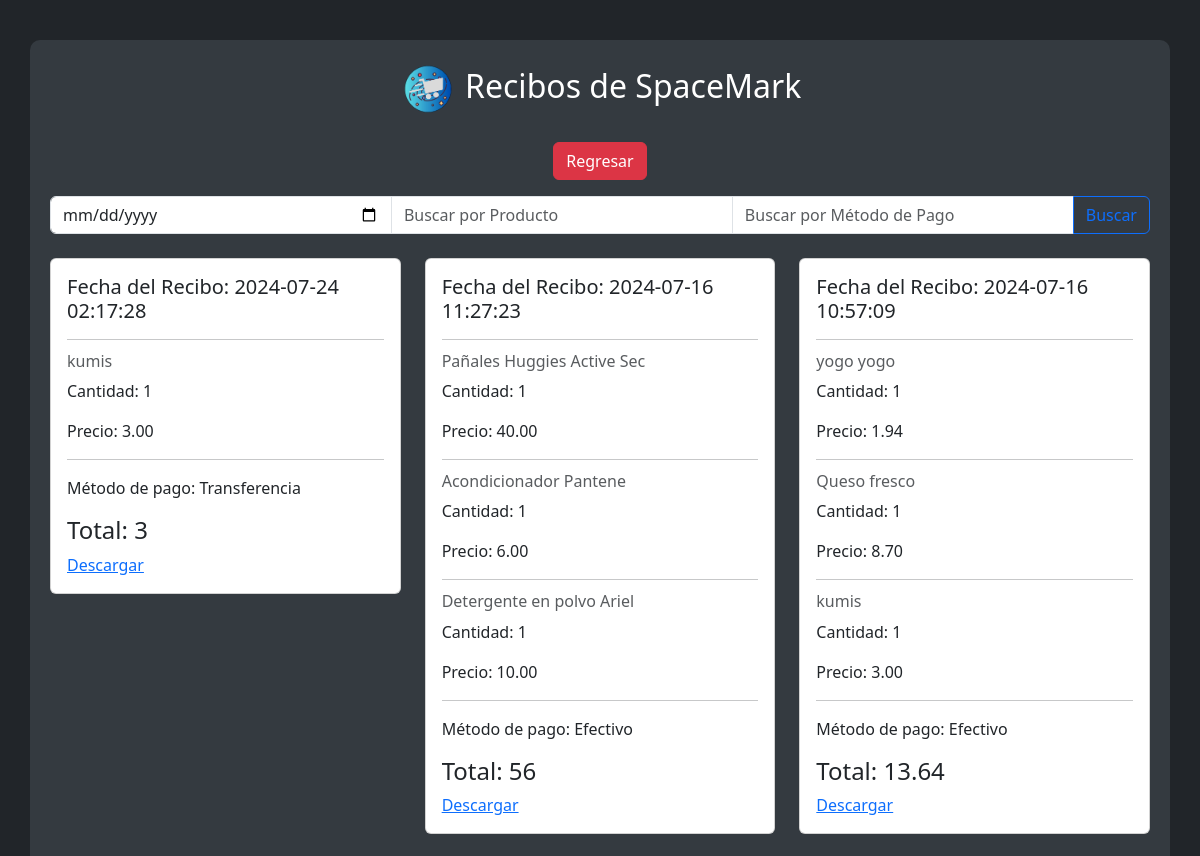
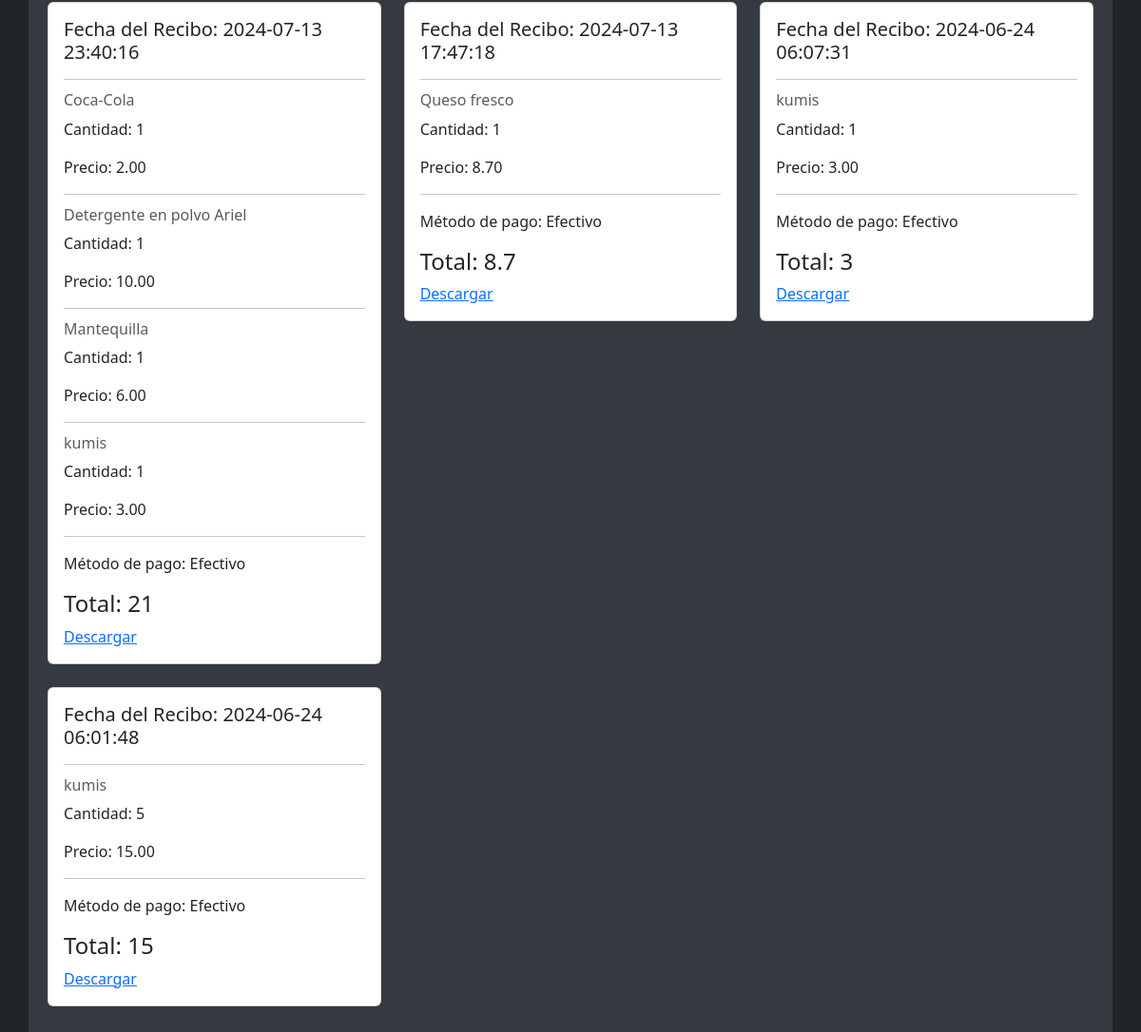
The page /recibos.php (signed in) on the database its author committed (2 pictures, top to bottom).
### tables this page shows
CREATE TABLE `historial_ventas` (
  `ID` int(11) NOT NULL,
  `id_usuario` int(11) NOT NULL,
  `Metodo_pago` varchar(50) DEFAULT NULL,
  `Cantidad` int(11) DEFAULT NULL,
  `Fecha` timestamp NULL DEFAULT current_timestamp(),
  `Estado` varchar(20) NOT NULL DEFAULT 'Pendiente',
  `IDP` int(11) NOT NULL,
  `Total` decimal(10,2) NOT NULL
);

CREATE TABLE `productos` (
  `IDP` int(11) NOT NULL,
  `Nombre` varchar(255) NOT NULL,
  `Precio` decimal(10,2) NOT NULL,
  `Categoria` varchar(255) DEFAULT NULL,
  `Cantidad` int(11) DEFAULT NULL,
  `Descripcion` text DEFAULT NULL,
  `Foto` varchar(255) DEFAULT NULL,
  `Estado` varchar(20) NOT NULL DEFAULT 'Pendiente',
  `fecha_de_entrega` timestamp NOT NULL DEFAULT current_timestamp()
);

### recibos.php (the view, shortened to what this page needs)
<?php
include_once 'conexion.php';
include_once("sweetarch.php");
$id_usuario = $_SESSION['usuario_id'];
$searchFecha = isset($_POST['search_fecha']) ? $_POST['search_fecha'] : '';
$searchProducto = isset($_POST['search_producto']) ? $_POST['search_producto'] : '';
$searchMetodoPago = isset($_POST['search_metodo_pago']) ? $_POST['search_metodo_pago'] : '';
$query = "
    SELECT
        hv.ID,
        hv.Metodo_pago,
        hv.Total,
        hv.Fecha,
        hv.IDP,
        p.Nombre,
        hv.Cantidad
    FROM
        historial_ventas hv
    JOIN
        productos p ON hv.IDP = p.IDP
    WHERE
        hv.id_usuario = ?
        AND hv.Estado = 'Entregado'";
$params = [$id_usuario];
$query .= " ORDER BY hv.Fecha DESC";
$stmt = $con->prepare($query);
$stmt->execute($params);
$compras = $stmt->fetchAll(PDO::FETCH_ASSOC);
$agrupadas = [];
foreach ($compras as $compra) {
    $key = $compra['Fecha'];
    if (!isset($agrupadas[$key])) {
        $agrupadas[$key] = [
            'Fecha' => $compra['Fecha'],
            'Metodo_pago' => $compra['Metodo_pago'],
            'Total' => 0,
            'items' => []
        ];
    }
    $agrupadas[$key]['Total'] += $compra['Total'];
    $agrupadas[$key]['items'][] = $compra;
}
?>
<!DOCTYPE html>
<html lang="en">
<head>
    <link rel="stylesheet" href="CSS/bootstrap.css">
    <link rel="stylesheet" href="CSS/alerta.css">
</head>
<body>
<div class="container">
    <div class="row mb-3">
        <div class="col-12 text-center">
        <h2 class="text-center mb-4">        <img class="m-1" src="IMG/Spacemark ico_transparent.ico" alt="SpaceMark Logo" height="50">
        Recibos de SpaceMark</h2>
            <a href="index.php" class="btn btn-danger">Regresar</a>
        </div>
    </div>
    <form action="" method="post" class="mb-4">
        <div class="input-group">
            <input type="date" name="search_fecha" class="form-control" placeholder="Buscar por Fecha" value="<?php echo htmlspecialchars($searchFecha); ?>">
            <input type="text" name="search_producto" class="form-control" placeholder="Buscar por Producto" value="<?php echo htmlspecialchars($searchProducto); ?>">
            <input type="text" name="search_metodo_pago" class="form-control" placeholder="Buscar por Método de Pago" value="<?php echo htmlspecialchars($searchMetodoPago); ?>">
            <button type="submit" class="btn btn-outline-primary">Buscar</button>
        </div>
    </form>
    <div class="row mt-4">
        <?php foreach ($agrupadas as $fecha => $data): ?>
            <div class="col-md-4 mb-4">
                <div class="card">
                    <div class="card-body">
                        <h5 class="card-title">Fecha del Recibo: <?php echo $data['Fecha']; ?></h5>
                        <hr>
                        <?php foreach ($data['items'] as $item): ?>
                            <h6 class="card-subtitle mb-2 text-muted"><?php echo $item['Nombre']; ?></h6>
                            <p class="card-text">Cantidad: <?php echo $item['Cantidad']; ?></p>
                            <p class="card-text">Precio: <?php echo $item['Total']; ?></p>
                            <hr>
                        <?php endforeach; ?>
                        <p class="card-text">Método de pago: <?php echo $data['Metodo_pago']; ?></p>
                        <h4 class="card-title">Total: <?php echo $data['Total']; ?></h4>
                        <a href="generar_pdf.php?id=<?php echo $item['ID']; ?>" class="card-link">Descargar</a>
                    </div>
                </div>
            </div>
        <?php endforeach; ?>
    </div>
</div>
</body>
</html>

### recibos.php (style rules this page uses)
body { background-color: #212529; color: #ffffff; padding-top: 20px; }
.container { background-color: #343a40; color: #ffffff; padding: 20px; border-radius: 10px; margin-top: 20px; }
.btn-danger { background-color: #dc3545; border-color: #dc3545; }

### rows shown on the page
historial_ventas: Fecha "2024-07-24 02:17:28", IDP.Nombre "kumis", Cantidad "1", Total "3.00", Metodo_pago "Transferencia", Total "3"
historial_ventas: Fecha "2024-07-16 11:27:23", IDP.Nombre "Acondicionador Pantene", Cantidad "1", Total "6.00", Metodo_pago "Efectivo", ID "56"
historial_ventas: IDP.Nombre "Pañales Huggies Active Sec", Cantidad "1", Total "40.00"
historial_ventas: IDP.Nombre "Detergente en polvo Ariel", Cantidad "1", Total "10.00"
historial_ventas: IDP.Nombre "yogo yogo", Cantidad "1", Total "1.94"
historial_ventas: IDP.Nombre "Queso fresco", Cantidad "1", Total "8.70"
historial_ventas: IDP.Nombre "kumis", Cantidad "1", Total "3.00"
historial_ventas: IDP.Nombre "Coca-Cola", Cantidad "1", Total "2.00"
historial_ventas: IDP.Nombre "Detergente en polvo Ariel", Cantidad "1", Total "10.00"
historial_ventas: IDP.Nombre "Mantequilla", Cantidad "1", Total "6.00"
historial_ventas: IDP.Nombre "kumis", Cantidad "1", Total "3.00"
historial_ventas: Fecha "2024-07-13 17:47:18", IDP.Nombre "Queso fresco", Cantidad "1", Total "8.70", Metodo_pago "Efectivo", Total "8.7"
historial_ventas: Fecha "2024-06-24 06:07:31", IDP.Nombre "kumis", Cantidad "1", Total "3.00", Metodo_pago "Efectivo", Total "3"
historial_ventas: Fecha "2024-06-24 06:01:48", IDP.Nombre "kumis", Cantidad "5", Total "15.00", Metodo_pago "Efectivo", Total "15"

### other values the page prints
$data['Fecha'] "2024-07-16 10:57:09"
$data['Metodo_pago'] "Efectivo"
$data['Total'] "13.64"
$data['Fecha'] "2024-07-13 23:40:16"
$data['Total'] "21"
